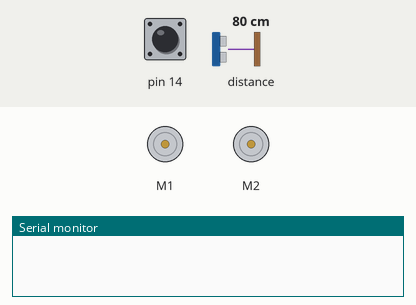
A sketch run on a simulated Arduino Leonardo, built with avr-gcc and run on an emulated ATmega32U4. Parts: 2 × DC motor (green arrow = forward, orange = backward, longer = faster), the last lines printed to the serial monitor. Inputs (shaded band) come from the test bench; at power-on: pin 14 HIGH, distance to the obstacle 80 cm.

Above: at 0.8 s.
0.9 s: pin 14 pulled LOW for 0.15 s
At 3.1 s:
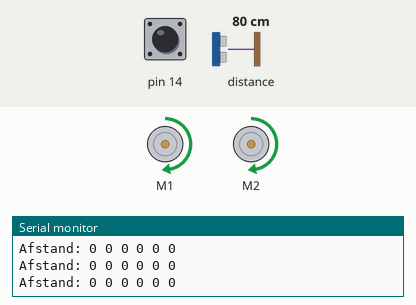
3.5 s: distance to the obstacle set to 21 cm
5.0 s: distance to the obstacle set to 18 cm
At 5.7 s:
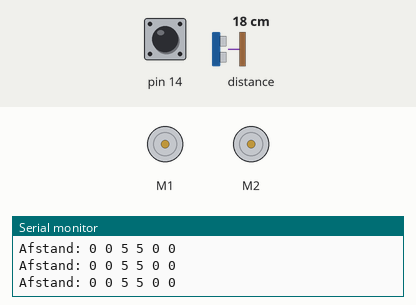
8.1 s: distance to the obstacle set to 60 cm
At 9.2 s:
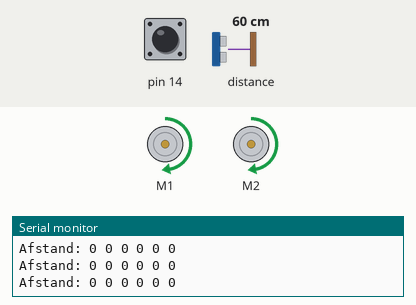
9.6 s: distance to the obstacle set to 4 cm
At 10.4 s:
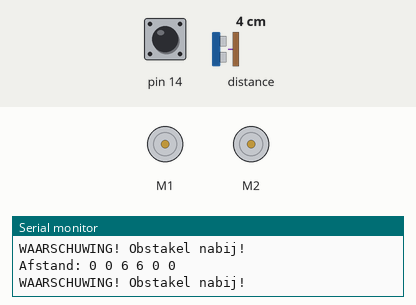
Timing chart, 0 to 12.1 s (numbered marks = the images above; inputs shaded):
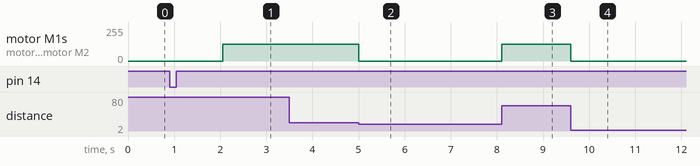

Measured:
- the behaviour switches between 20 and 19 cm on distance to the obstacle (found by bisection; images 1 and 2)
- after the input at 0.9 s, motor M1, motor M2: stopped → forward 127/255 after 1.2 s
- after the input at 5.0 s, motor M1, motor M2: forward 127/255 → stopped at once
- after the input at 8.1 s, motor M1, motor M2: stopped → forward 127/255 at once
- after the input at 9.6 s, motor M1, motor M2: forward 127/255 → stopped at once

The sketch:

main_voorbeeld.ino
```cpp
#include <Wire.h>
#include <Zumo32U4.h>
#include "Afstandssensoren.h"

Zumo32U4ButtonA buttonA;
Afstandssensoren prox;

void setup()
{
  prox.Initialiseren(); //initialiseert de afstandssensoren
  buttonA.waitForButton(); //zodra A knop wordt gedrukt start de DetectieTest
  delay(1000); //1 seconde wachten met starten DetectieTest na drukken knop
}

void loop()
{
 prox.DetectieTest(); //roept de DetectieTest methode uit voor het testen en configureren van de afstandssensoren
}
```

Afstandssensoren.cpp
```cpp
#include "Afstandssensoren.h"

Afstandssensoren::Afstandssensoren()
{
}

void Afstandssensoren::Initialiseren() //initialiseert de afstandssensoren
{
  proxSensors.initThreeSensors();
}

void Afstandssensoren::read() //zorgt ervoor dat de afstandssensoren actief zijn en waardes uitlezen
{
  proxSensors.read();
  proxLinksActief = proxSensors.readBasicLeft();
  proxVoorActief = proxSensors.readBasicFront();
  proxRechtsActief = proxSensors.readBasicRight();
}

void Afstandssensoren::UitlezingenAfdrukken(){ //zorgt ervoor dat de waardes van de afstandssensoren worden geprint op de terminal, geeft waarschuwing nabij obstakel
    Serial.print("Afstand: ");
  static char buffer[80];
  sprintf(buffer, "%d %d %d %d %d %d \n",
    proxSensors.countsLeftWithLeftLeds(),
    proxSensors.countsLeftWithRightLeds(),
    proxSensors.countsFrontWithLeftLeds(),
    proxSensors.countsFrontWithRightLeds(),
    proxSensors.countsRightWithLeftLeds(),
    proxSensors.countsRightWithRightLeds()
  );
  Serial.print(buffer);

  if ((proxSensors.countsLeftWithLeftLeds() > 5) || (proxSensors.countsLeftWithRightLeds() > 5) || (proxSensors.countsRightWithLeftLeds() > 5) ||
      (proxSensors.countsRightWithRightLeds() > 5) || (proxSensors.countsFrontWithLeftLeds() > 5) || (proxSensors.countsFrontWithRightLeds() > 5)){
    Serial.print("WAARSCHUWING! Obstakel nabij!\n");
  }
}

void Afstandssensoren::DetectieTest(){ //laat de zumo vooruit rijden totdat een obstakel gedectecteerd wordt

  static uint16_t laatsteCheckTijd = 0;

  if ((uint16_t)(millis() - laatsteCheckTijd) >= 100)
  {
    laatsteCheckTijd = millis();
    read();
    proxLinksActief = proxSensors.readBasicLeft();
    proxVoorActief = proxSensors.readBasicFront();
    proxRechtsActief = proxSensors.readBasicRight();
    UitlezingenAfdrukken();
  }

  if ((proxSensors.countsFrontWithLeftLeds() < 5) || (proxSensors.countsFrontWithRightLeds() < 5)) {
    motors.setSpeeds(200, 200);
  }
  else {
    motors.setSpeeds(0, 0);
  }
}
```

Afstandssensoren.h
```cpp
#ifndef AFSTANDSSENSOREN_H
#define AFSTANDSSENSOREN_H

#include <Wire.h>
#include <Zumo32U4.h>

class Afstandssensoren
{
  public:
    Afstandssensoren();
    void Initialiseren();
    void DetectieTest();

  private:
    Zumo32U4Motors motors;
    Zumo32U4ProximitySensors proxSensors;
    bool proxLinksActief;
    bool proxVoorActief;
    bool proxRechtsActief;
    void read();
    void UitlezingenAfdrukken();
};
#endif
```
